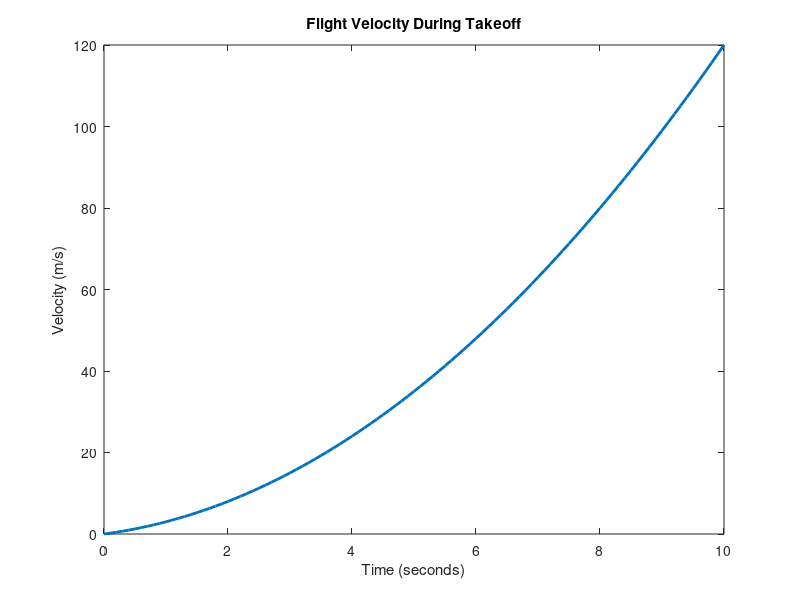

Source code (MATLAB):
% Flight Velocity Modeling Example

% Parameters
acceleration = 2;
initial_velocity = 0;
time_to_takeoff = 10;

% Time vector
t = 0:0.1:time_to_takeoff;

velocity = initial_velocity + acceleration * t + 0.5 * acceleration * t.^2;

% Plotting the results
plot(t, velocity, 'LineWidth', 2);
title('Flight Velocity During Takeoff');
xlabel('Time (seconds)');
ylabel('Velocity (m/s)');
#grid on;

% Save the plot as an image file (e.g., PNG)
saveas(gcf, './output_plot.png');
